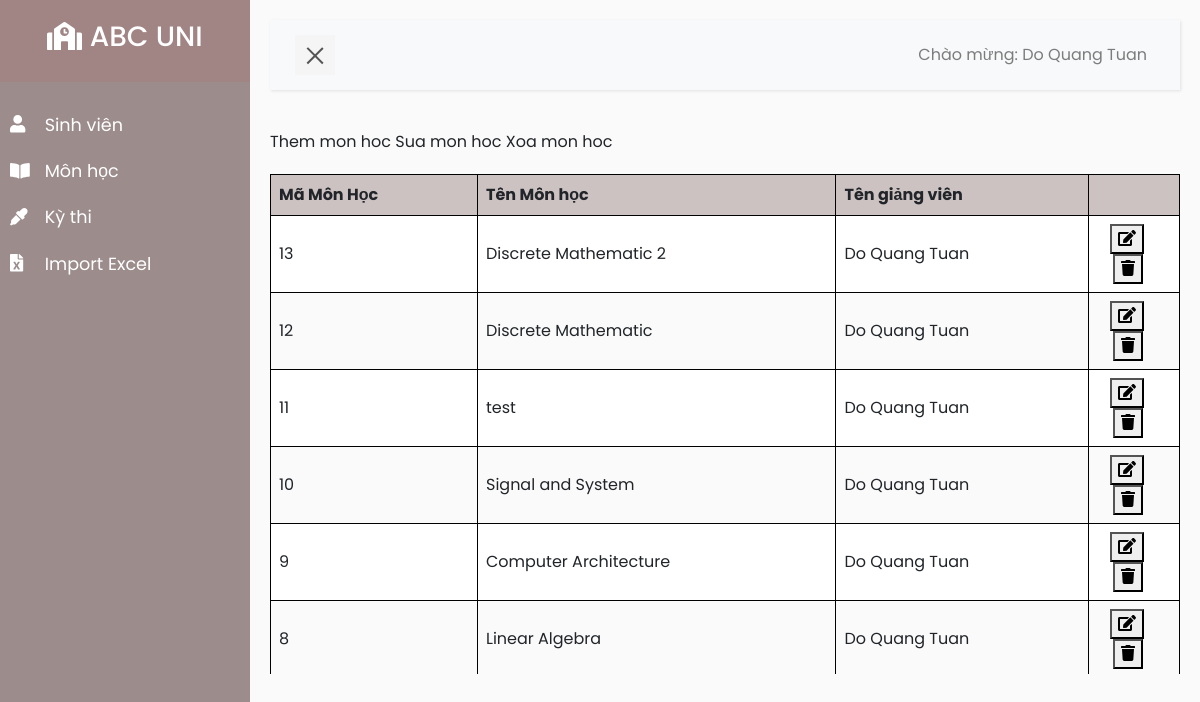
Screenshot of /admin.php?location=monhoc (signed in) with the database file from the repository.
### tables this page shows
CREATE TABLE `hocphan` (
  `hocphan_id` int(11) NOT NULL,
  `ten_mon_hoc` varchar(100) NOT NULL,
  `teacher_id` int(11) NOT NULL DEFAULT '1'
);

CREATE TABLE `user` (
  `user_id` int(11) NOT NULL,
  `username` varchar(100) NOT NULL,
  `password` varchar(100) NOT NULL,
  `fullname` varchar(200) NOT NULL,
  `isAdmin` int(11) NOT NULL DEFAULT '0'
);

### core/data/PDOdata.php (called while the page is built, shortened)
<?php
class PDOData {
  private $db = null;
  private $servername = "localhost:3307";
  private $database = "abcuni_db";
  private $username = "root";
  private $password = "quangtuan99";
  public function __construct() {
    try {
      $this->db = new PDO("mysql:host=$this->servername;dbname=$this->database", $this->username, $this->password);
    } catch(PDOException $e) { echo $e->getMessage();	}
  }
  public function __destruct() {
    try {
      $this->db = null;
    } catch(PDOException $e) { echo $e->getMessage();	}
  }
  public function doQuery($query) {
    $ret = array();
    try {
      $stmt = $this->db->query($query);
      if ($stmt) {
        while ($row = $stmt->fetch(PDO::FETCH_ASSOC)) {
          $ret[] = $row;
        }
      }
    } catch(PDOException $e) {	echo $query; }
    return $ret;
  }
}

### admin/model/Data.php (called while the page is built, shortened)
<?php
require_once("core/data/PDOData.php");
class Data {
  public function getCourseList() {
    $db = new PDOData();
    $data = $db->doQuery("
      select h.*, u.fullname
      from hocphan h
      inner join user u
      on u.user_id = h.teacher_id
      order by h.hocphan_id desc;
    ");
    return $data;
  }
}

### admin/view/DataView.php (the view, shortened to what this page needs)
<?php
class DataView {
  private $data;
  private $addPath;
  private $modifyPath;
  private $deletePath;
  public function __construct($data) {
    $this->data = $data;
    $this->current_path = "http://$_SERVER[HTTP_HOST]$_SERVER[REQUEST_URI]";
    $arr = explode('&&', $this->current_path);
    $path = "";
    for ($i = 0; $i < count($arr); ++$i){
      if ($i == 0){
        $path .= $arr[$i];
      }
      else {
        if (strpos($arr[$i], 'modify') === false) {
          $path .= '&&' . $arr[$i];
        }
      }
    }
    $this->current_path = $path;
    $this->addPath = $this->current_path . '&&modify=add';
    $this->modifyPath = $this->current_path . '&&modify=modify';
    $this->deletePath = $this->current_path . '&&modify=delete';
  }
  public function courseListView() {
    $html = "";
    $html .= '
    <a href="'.$this->addPath.'">Them mon hoc</a>
    <a href="'.$this->modifyPath.'">Sua mon hoc</a>
    <a href="'.$this->deletePath.'">Xoa mon hoc</a>
    ';
    if (count($this->data) == 0) {
      $html .= "Khong ton tai mon hoc nao.";
    }
    else {
      $html .= '
      <div>
      <div id="table-wrapper">
      <div id="table-scroll">
      <table>
      <tr>
      <th>Mã Môn Học</th>
      <th>Tên Môn học</th>
      <th>Tên giảng viên</th>
      <th></th>
      </tr>';
      foreach ($this->data as $row){
        $html .= '
        <tr>
        <td>'.$row["hocphan_id"].'</td>
        <td>'.$row["ten_mon_hoc"].'</td>
        <td>'.$row["fullname"].'</td>
        <td id="btnevd"><button id="button-edit"><i class="fas fa-edit"></i></button><button id="button-delete"><i class="fas fa-trash"></i></button></td>
        </tr>
        ';
      }
      $html.='
      </table>
      </div>
      </div>
      </div>';
    }
    return $html;
  }
}

### css/style5.css (style rules this page uses)
body { font-family: 'Poppins', sans-serif; background: #fafafa; }
a, a:hover, a:focus { color: inherit; text-decoration: none; transition: all 0.3s; }
table { height: 100px; border-collapse: collapse; border-spacing: 0; width: 100%; border: 1px solid #ddd; }
th { background: #ccc2c2; }
th, td { text-align: left; padding: 8px; }
tr:nth-child(even) { background-color: #fff }
table, th, td { border: 1px solid black; border-collapse: collapse; }
#btnevd { width:10%; }
#button-edit { margin-left:13px; }
#button-delete { margin-left:16px; }
th, td { */ padding: 15px; text-align: left; }
#table-wrapper { position:relative; }
#table-scroll { height:500px; overflow:auto; margin-top:20px; }
#table-wrapper table { width:100%; }

### rows the page displays
hocphan: hocphan_id "13", ten_mon_hoc "Discrete Mathematic 2", teacher.fullname "Do Quang Tuan"
hocphan: hocphan_id "12", ten_mon_hoc "Discrete Mathematic", teacher.fullname "Do Quang Tuan"
hocphan: hocphan_id "11", ten_mon_hoc "test", teacher.fullname "Do Quang Tuan"
hocphan: hocphan_id "10", ten_mon_hoc "Signal and System", teacher.fullname "Do Quang Tuan"
hocphan: hocphan_id "9", ten_mon_hoc "Computer Architecture", teacher.fullname "Do Quang Tuan"
hocphan: hocphan_id "8", ten_mon_hoc "Linear Algebra", teacher.fullname "Do Quang Tuan"

### other values shown
$_SESSION["fullname"] "Do Quang Tuan"
